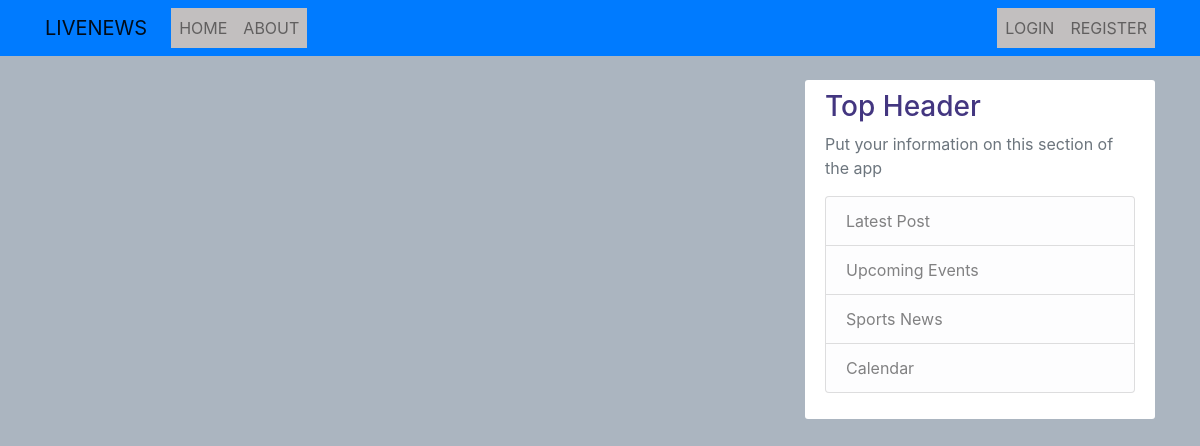
The page /user/tella_1 on the database as committed earlier.
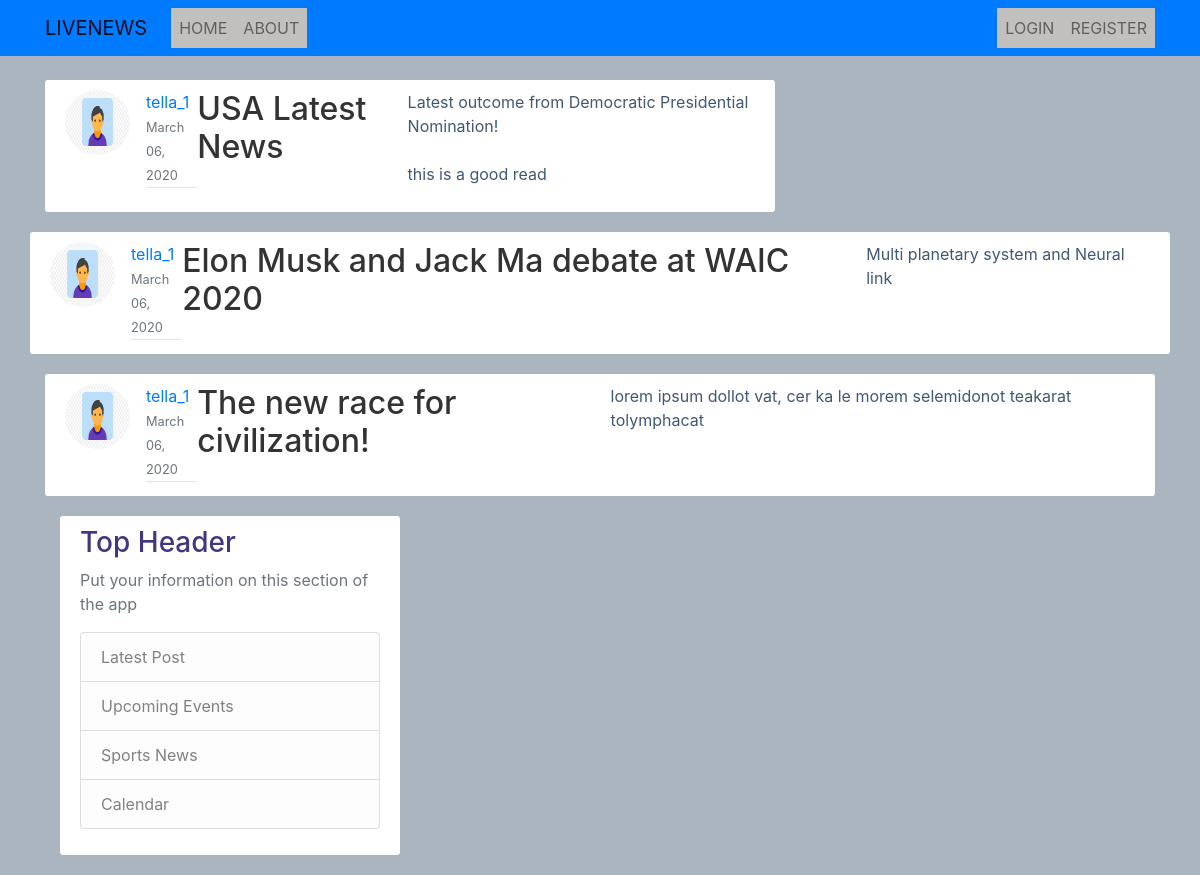
The same page on the database as committed later.
### livenews/models.py (models this page shows, shortened)
class Post(models.Model):
    title = models.CharField(max_length=100)
    content = models.TextField()
    date_posted = models.DateTimeField(default=timezone.now)
    author = models.ForeignKey(User, on_delete=models.CASCADE)

### registration/models.py (models this page shows, shortened)
class Profile(models.Model):
    user = models.OneToOneField(User, on_delete=models.CASCADE)
    image = models.ImageField(default='default.jpg', upload_to='profile_pics')

### livenews/views.py (the view)
# urls.py: path('user/<str:username>', PostNewsListView.as_view(), name='user-news'),
class PostNewsListView(ListView):
    model = Post
    template_name = 'livenews/user_news.html' #<app name>--<model name>---<viewtype>.html
    context_object_name = 'posts'
    paginate_by = 5
    def get_queryset(self):
        user = get_object_or_404(User, username=self.kwargs.get('username'))
        return Post.objects.filter(author=user).order_by('-date_posted')

### livenews/templates/livenews/user_news.html (shortened to what this page needs)
{% extends "livenews/base.html" %}
    {% block content %}
        {% for post in posts %}
            <article class="media content-section">
                <img class="rounded-circle article-img" src="{{post.author.profile.image}}">
                <div class="media-body">
                    <div class="article-metadata">
                        <a class="mr-2" href="{% url 'user-news' post.author.username%}">{{post.author}}</a>
                        <small class="text-muted">{{post.date_posted | date:"F d, Y"}}</small>
                    </div>
                </div>
                    <h2><a class="article-title" href="{% url 'post-detail' post.id%}">{{post.title}}</a></h2>
                    <p class="article-content">{{post.content }}</p>
                </div>
            </article>
        {% endfor%}
    {% endblock %}

### livenews/templates/livenews/base.html (shortened to what this page needs)
{% load static %}
<!DOCTYPE html>
<html lang="en">
<head>
    <link rel="stylesheet" href="https://stackpath.bootstrapcdn.com/bootstrap/4.4.1/css/bootstrap.min.css">
      <link rel="stylesheet" type="text/css" href="{% static 'livenews/index.css'%}">
</head>
<body>
    <header class="site-header">
        <nav class="navbar navbar-expand-md navbar-light bg-primary fixed-top">
            <div class="container">
                <a class="navbar-brand mr-4" href="{% url 'news-home' %}">LIVENEWS</a>
                <div class="collapse navbar-collapse" id="navbarNav">
                    <div class="navbar-nav mr-auto">
                        <a class="nav-item nav-link" href="{% url 'news-home'%}">HOME</a>
                        <a class="nav-item nav-link" href="{% url 'news-about'%}">ABOUT</a>
                    </div>
                    <div class="navbar-nav">
                        {% if user.is_authenticated %}
                            <a class="nav-item nav-link" href="{% url 'post-create'%}">Latest News</a>
                            <a class="nav-item nav-link" href="{% url 'news-profile'%}">Account</a>
                            <a class="nav-item nav-link" href="{% url 'news-logout'%}">Logout</a>
                        {% else %}
                            <a class="nav-item nav-link" href="{% url 'news-login'%}">LOGIN</a>
                            <a class="nav-item nav-link" href="{% url 'news-register'%}">REGISTER</a>
                        {% endif %}
                    </div>
                </div>
            </div>
        </nav>
    </header>
    <main role="main" class="container">
        <div class="row">
            <div class="col-md-8">
                {% block content %}{% endblock %}
            </div>
            <div class="col-md-4">
                <div class="content-section">
                    <h3> Top Header</h3>
                    <p class="text-muted"> Put your information on this section of the app
                        <ul class="list-group">
                            <li class="list-group-item list-group-item-light">Latest Post</li>
                            <li class="list-group-item list-group-item-light">Upcoming Events</li>
                            <li class="list-group-item list-group-item-light">Sports News</li>
                            <li class="list-group-item list-group-item-light">Calendar</li>
                        </ul>
                    </p>
                </div>
            </div>
        </div>
    </main>
</body>
</html>

### livenews/static/livenews/index.css (style rules this page uses)
body { background-color: #abb5c0; color: #405874; margin-top: 5rem; }
h1, h2, h3, h4, h5 { color: #dfdff3; }
.content-section h3 { color: #433680; }
ul { margin: 0; }
.site-header .navbar-nav .nav-link { background-color: #c2bfbf; }
.content-section { background: #ffffff; padding: 10px 20px; border: ipx solid #333333; border-radius: 3px; margin-bottom: 20px; }
.article-title { color: #333333; }
.article-content { white-space: pre-line; }
.article-img { height: 65px; width: 65px; margin-right: 16px; }
.article-metadata { padding-bottom: 1px; margin-bottom: 4px; border-bottom: 1px solid #e3e3e3 }

Rows that differ between the two databases and show on the page:
added Post: author.profile.image (placeholder picture), author "tella_1", date_posted "March 06, 2020", title "USA Latest News", content "Latest outcome from Democratic Presidential Nomination! this is a good read"
added Post: author.profile.image (placeholder picture), author "tella_1", date_posted "March 06, 2020", title "Elon Musk and Jack Ma debate at WAIC 2020", content "Multi planetary system and Neural link"
added Post: author.profile.image (placeholder picture), author "tella_1", date_posted "March 06, 2020", title "The new race for civilization!", content "lorem ipsum dollot vat, cer ka le morem selemidonot teakarat tolymphacat"
